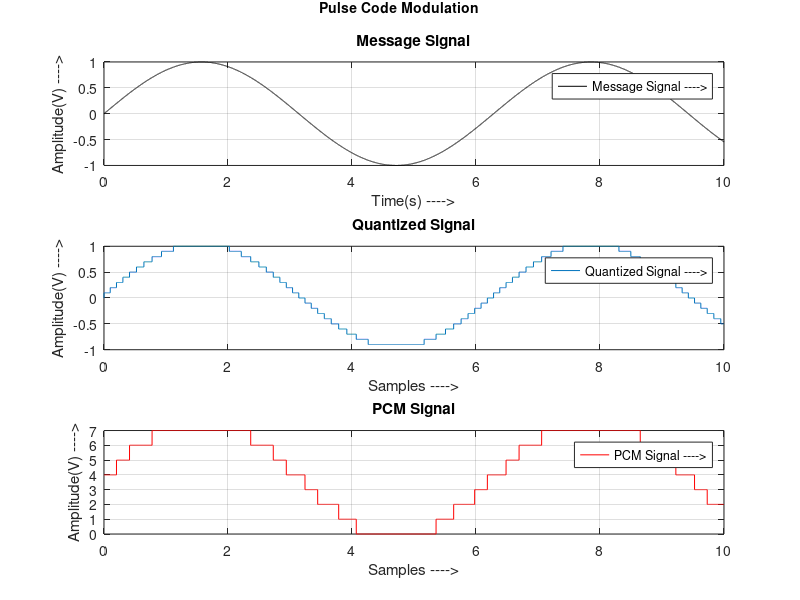

Source code (MATLAB):
% Theory:
% Pulse Code Modulation
% Pulse-code modulation (PCM) is a method used to digitally represent sampled analog signals. It is the standard
% form of digital audio in computers, Compact Discs, digital telephony and other digital audio applications. In a PCM
% stream, the amplitude of the analog signal is sampled regularly at uniform intervals, and each sample is quantized to
% the nearest value within a range of digital steps.
% PCM streams have two basic properties that determine their fidelity to the original analog signal: the sampling rate,
% the number of times per second that samples are taken; and the bit depth, which determines the number of possible
% digital values that each sample can take.
%
clc;
clear all;
b=input('Enter Quantization Interval:: ');
t = 0:0.0005:10;
% Representation of the Message Signal
x = sin(t);
subplot(3,1,1);
plot(t,x,'black');
title('Message Signal');
xlabel('Time(s) ---->')
ylabel('Amplitude(V) ---->')
legend('Message Signal ---->');
grid on
% Representation of the Quantized Signal
partition = -1:0.1:b;
codebook = -1:0.1:(b+0.1);
[index,quants] = quantiz(x,partition,codebook);
subplot(3,1,2);
plot(t,quants);
title('Quantized Signal');
xlabel('Samples ---->')
ylabel('Amplitude(V) ---->')
legend('Quantized Signal ---->');
grid on
% Representation of the PCM Signal
y = uencode(quants,3);
subplot(3,1,3);
plot(t,y,'red');
title('PCM Signal');
xlabel('Samples ---->');
ylabel('Amplitude(V) ---->')
legend('PCM Signal ---->');
grid on
% Add title to the Overall Plot
ha = axes ('Position',[0 0 1 1],'Xlim',[0 1],'Ylim',[0 1],'Box','off','Visible','off','Units','normalized', 'clipping' , 'off');
text (0.5, 1,'\bf Pulse Code Modulation ','HorizontalAlignment','center','VerticalAlignment', 'top')
